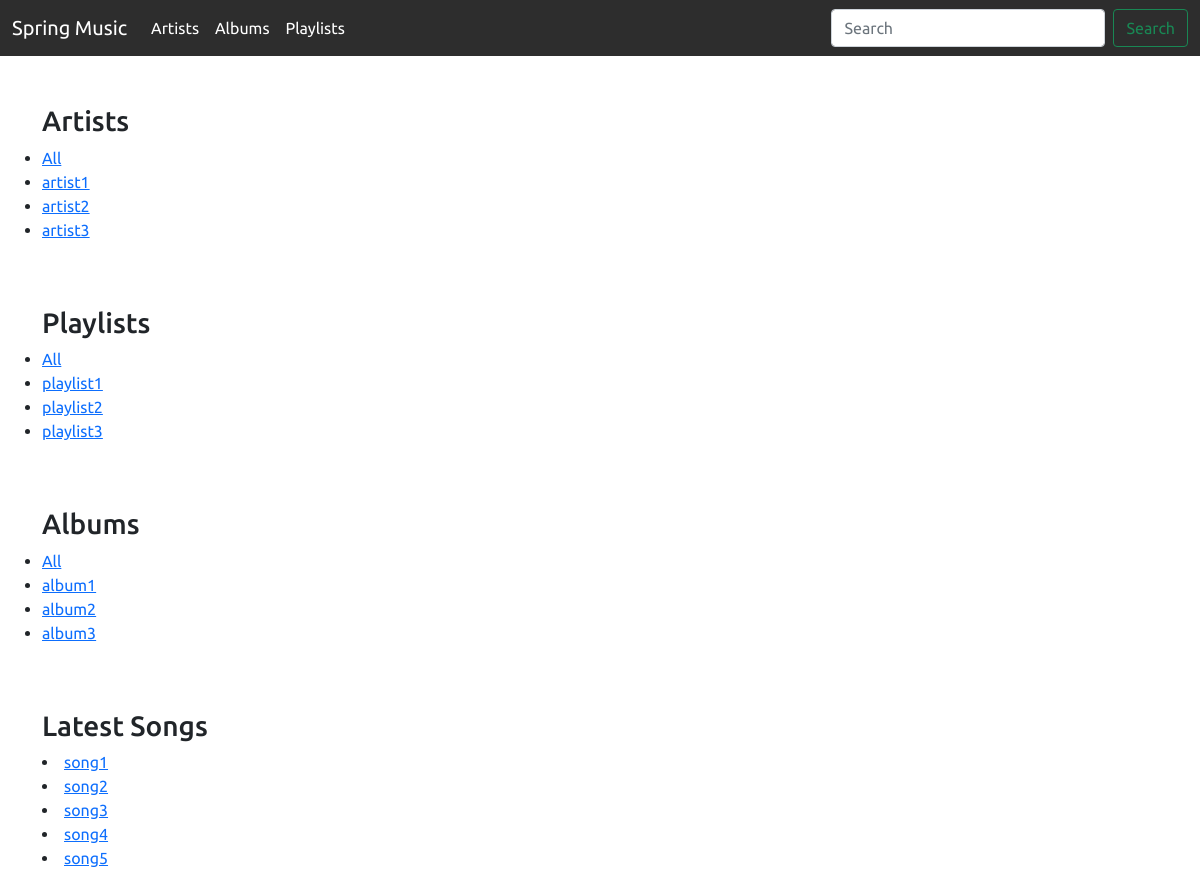
The page / on the database its author committed.
### musicapp/models.py (models this page shows, shortened)
class Artist(models.Model):
    name = models.CharField(max_length=255, db_index=True)
    gender = models.CharField(max_length=255, db_index=True, blank=True)
    region = models.CharField(max_length=255, db_index=True, blank=True)
    slug = models.SlugField(max_length=255, unique=True)
    image = models.ImageField(upload_to='artist_images', blank=True)
    class Meta:
        ordering = ('name',)
        verbose_name = 'artist'
        verbose_name_plural = 'artists'

class Playlist(models.Model):
    name = models.CharField(max_length=255, db_index=True)
    slug = models.SlugField(max_length=255, unique=True)
    image = models.ImageField(upload_to='playlist_images', blank=True)
    tracks = models.ManyToManyField(Song)
    class Meta:
        ordering = ('name',)
        verbose_name = 'playlist'
        verbose_name_plural = 'playlists'

class Album(models.Model):
    name = models.CharField(max_length=255, blank=True)
    artist = models.ManyToManyField(Artist, blank=True)
    slug = models.SlugField(max_length=255, unique=True, blank=True)
    image = models.ImageField(upload_to='playlist_images', blank=True)
    tracks = models.ManyToManyField(Song, blank=True)
    class Meta:
        ordering = ('name',)
        verbose_name = 'album'
        verbose_name_plural = 'albums'

class Song(models.Model):
    name = models.CharField(max_length=255, db_index=True)
    artist = models.ForeignKey(Artist, on_delete=models.CASCADE, null=True, blank=True, related_name='main')
    artist_two = models.ForeignKey(Artist, on_delete=models.CASCADE, null=True, blank=True, related_name='featuring')
    slug = models.SlugField(max_length=255, db_index=True)
    image = models.ImageField(upload_to='songs_images', blank=True)
    track = models.FileField(upload_to='songs', blank=True)
    lyrics = models.TextField(blank=True)
    date = models.DateField()
    class Meta:
        ordering = ('name',)
        index_together = (('id', 'slug'),)
    def get_absolute_url(self):
        return reverse('musicapp:song_detail', args=[self.id, self.slug])

### musicapp/views.py (the view)
# urls.py: path('', views.song_list, name='song_list'),
def song_list(request, artist_slug=None):
    artist = None
    artists = Artist.objects.all()
    songs = Song.objects.all()
    playlists = Playlist.objects.all()
    albums = Album.objects.all()
    latest_songs = Song.objects.order_by('-date')[:5]
    if artist_slug:
        artist = get_object_or_404(Artist, slug=artist_slug)
        songs = songs.filter(artist=artist)
    context = {
        'artist' : artist,
        'artists' : artists,
        'songs' : songs,
        'playlists' : playlists,
        'albums' : albums,
        'latest_songs' : latest_songs
    }
    return render(request, 'musicapp/song/song_list.html', context)

### musicapp/templates/musicapp/song/song_list.html (shortened to what this page needs)
{% extends 'musicapp/song/base.html' %}
{% load static %}
{% block content %}
<div class="container mt-5">
    <div class="row">
        <h3>Artists</h3>
        <ul>
            <li><a href="{% url 'musicapp:artists' %}">All</a></li>
            {% for artist in artists %}
                <li><a href="{% url 'musicapp:artist_songs' artist.name %}">{{ artist.name }}</a></li>
            {% endfor %}
        </ul>
    </div>
</div>
<div class="container mt-5">
    <div class="row">
        <h3>Playlists</h3>
        <ul>
            <li><a href="{% url 'musicapp:playlists' %}">All</a></li>
            {% for playlist in playlists %}
                <li><a href="{% url 'musicapp:playlist_songs' playlist.name %}">{{ playlist.name }}</a></li>
            {% endfor %}
        </ul>
    </div>
</div>
<div class="container mt-5">
    <div class="row">
        <h3>Albums</h3>
        <ul>
            <li><a href="{% url 'musicapp:albums' %}">All</a></li>
            {% for album in albums %}
                <li><a href="{% url 'musicapp:album_songs' album.name %}">{{ album.name }}</a></li>
            {% endfor %}
        </ul>
    </div>
</div>
<div class="container mt-5 mb-5">
    <div class="row">
        <h3>
            Latest Songs
        </h3>
        {% for song in latest_songs %}
            <li>
                <a href="{{ song.get_absolute_url }}">{{ song.name }}</a>
            </li>
        {% endfor %}
    </div>
</div>
{% endblock %}

### musicapp/templates/musicapp/song/base.html (shortened to what this page needs)
<!doctype html>
<html lang="en">
  <head>
    <link href="https://cdn.jsdelivr.net/npm/bootstrap@5.1.3/dist/css/bootstrap.min.css" rel="stylesheet">
  </head>
  <body>
    <nav class="navbar navbar-expand-lg navbar-dark" style="background-color: #2d2d2d;">
      <div class="container-fluid">
        <a class="navbar-brand" href="{% url 'musicapp:song_list' %}" >Spring Music</a>
        <div class="collapse navbar-collapse" id="navbarSupportedContent">
          <ul class="navbar-nav me-auto mb-2 mb-lg-0">
            <li class="nav-item">
              <a class="nav-link active" aria-current="page" href="{% url 'musicapp:artists' %}">Artists</a>
            </li>
            <li class="nav-item">
              <a class="nav-link active" aria-current="page" href="{% url 'musicapp:albums' %}">Albums</a>
            </li>
            <li class="nav-item">
              <a class="nav-link active" aria-current="page" href="{% url 'musicapp:playlists' %}">Playlists</a>
            </li>
          </ul>
          <form class="d-flex">
            <input class="form-control me-2" type="search" placeholder="Search" aria-label="Search">
            <button class="btn btn-outline-success" type="submit">Search</button>
          </form>
        </div>
      </div>
    </nav>
    {% block content %}
    {% endblock %}
  </body>
</html>

### musicapp/templates/musicapp/song/base.html (style rules this page uses)
* { font-family: 'Ubuntu', sans-serif; }

### rows shown on the page
Artist: name "artist1"
Artist: name "artist2"
Artist: name "artist3"
Playlist: name "playlist1"
Playlist: name "playlist2"
Playlist: name "playlist3"
Album: name "album1"
Album: name "album2"
Album: name "album3"
Song: name "song1"
Song: name "song2"
Song: name "song3"
Song: name "song4"
Song: name "song5"
